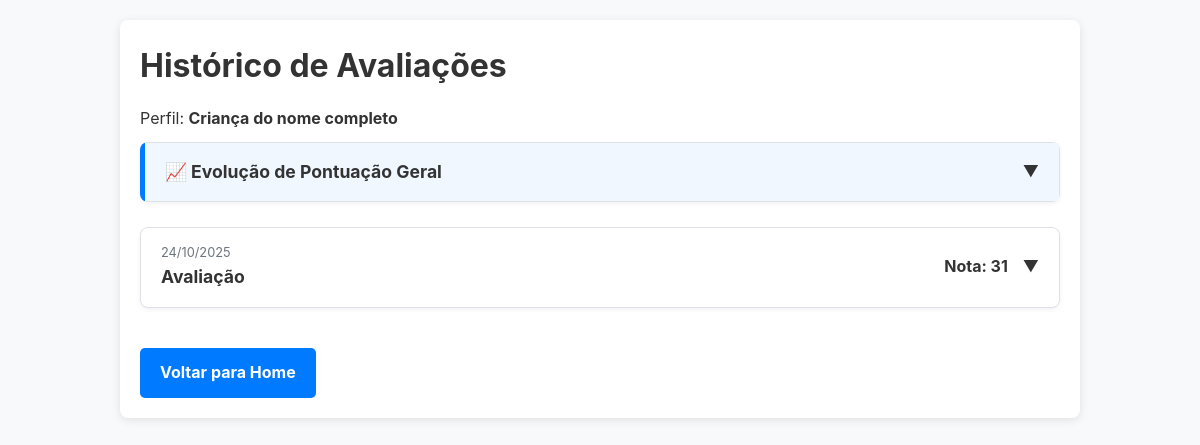
Before: /history/ (signed in) with the older database file.
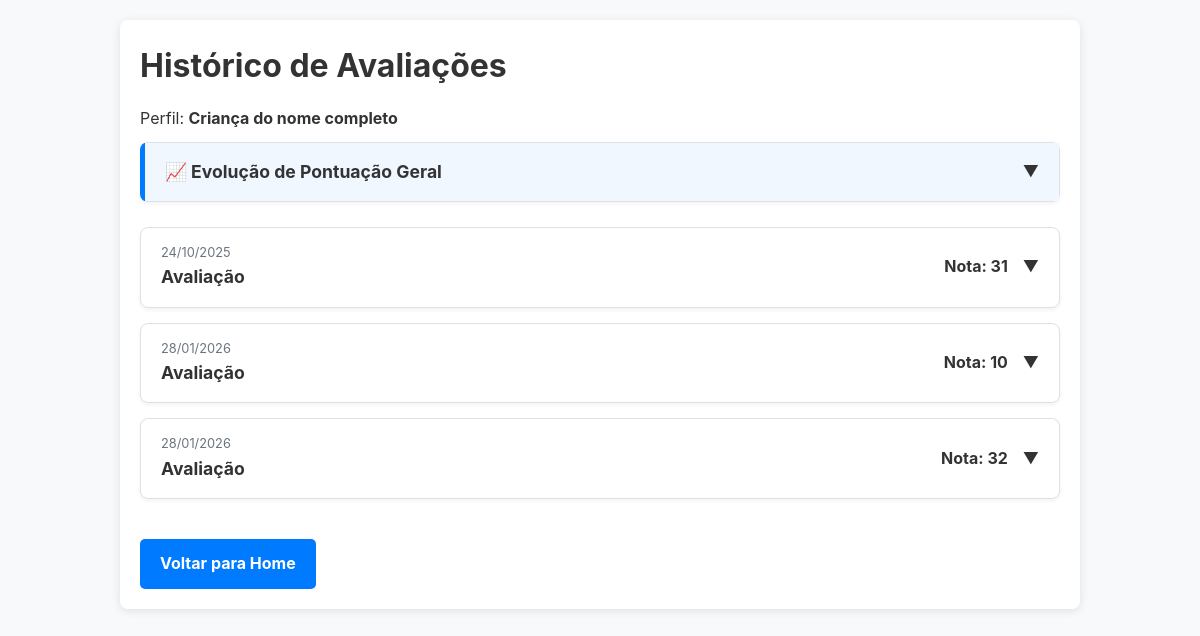
After: the same page with the newer database file.
### core/models.py (models this page shows, shortened)
class Profile(models.Model):
    user = models.ForeignKey(User, on_delete=models.CASCADE, related_name='profiles')
    name = models.CharField(max_length=255, verbose_name="Nome Completo")
    GRAU_AUTISMO_CHOICES = [
        ('1', 'Nível 1 - Leve'),
        ('2', 'Nível 2 - Moderado'),
        ('3', 'Nível 3 - Severo'),
    ]
    data_nascimento = models.DateField(verbose_name="Data de Nascimento")
    grau_autismo = models.CharField(
        max_length=1,
        choices=GRAU_AUTISMO_CHOICES,
        verbose_name="Grau de Autismo"
    )
    tem_laudo = models.BooleanField(default=False, verbose_name="Possui laudo médico?")
    is_active = models.BooleanField(default=True, verbose_name="Está ativo?")
    created_at = models.DateTimeField(auto_now_add=True)
    class Meta:
        unique_together = ('user', 'name')

class AssessmentResult(models.Model):
    profile = models.ForeignKey(Profile, on_delete=models.CASCADE, related_name='assessment_results')
    assessment = models.ForeignKey(Assessment, on_delete=models.PROTECT)
    completed_at = models.DateTimeField(auto_now_add=True)
    def get_total_score(self):
        return sum(result.score for result in self.section_results.all())

class Assessment(models.Model):
    title = models.CharField(max_length=200, verbose_name="Título")
    description = models.TextField(blank=True, null=True, verbose_name="Descrição")

class SectionResult(models.Model):
    assessment_result = models.ForeignKey(AssessmentResult, on_delete=models.CASCADE, related_name='section_results')
    section = models.ForeignKey(Section, on_delete=models.PROTECT)
    score = models.IntegerField(verbose_name="Pontuação")
    def get_tip(self):
        if self.score <= 4:
            return self.section.tip_low
        elif self.score <= 6:
            return self.section.tip_medium
        else:
            return self.section.tip_high

### core/views.py (the view)
    def _wrapped_view(request, *args, **kwargs):
        if 'selected_profile_id' not in request.session:
            return redirect('profile_select')
        return view_func(request, *args, **kwargs)

### core/views.py (called while the page is built)
def profile_required(view_func):
    def _wrapped_view(request, *args, **kwargs):
        if 'selected_profile_id' not in request.session:
            return redirect('profile_select')
        return view_func(request, *args, **kwargs)
    return _wrapped_view

@login_required
@profile_required
def assessment_history(request):
    profile = Profile.objects.get(id=request.session['selected_profile_id'])
    results = profile.assessment_results.prefetch_related('section_results__section').all()
    return render(request, 'core/assessment_history.html', {'results': results, 'profile': profile})

### core/templates/core/assessment_history.html (shortened to what this page needs)
{% extends "core/base.html" %}
{% block content %}
  <h1>Histórico de Avaliações</h1>
  <p>Perfil: <strong>{{ profile.name }}</strong></p>
  {% if results %}
  <details class="assessment-accordion chart-accordion" style="border-left: 5px solid var(--cor-primaria); margin-bottom: 25px;">
      <summary class="assessment-summary" style="background-color: #f0f7ff;">
        <div class="summary-info">
          <span class="summary-title">📈 Evolução de Pontuação Geral</span>
        </div>
        <div class="summary-score">
          <span class="icon">▼</span>
        </div>
      </summary>
  </details>
  {% endif %}
  {% for result in results %}
    <details class="assessment-accordion">
      <summary class="assessment-summary">
        <div class="summary-info">
          <span class="summary-date">{{ result.completed_at|date:"d/m/Y" }}</span>
          <span class="summary-title">{{ result.assessment.title }}</span>
        </div>
        <div class="summary-score">
          <strong>Nota: {{ result.get_total_score }}</strong>
          <span class="icon">▼</span>
        </div>
      </summary>
    </details>
  {% empty %}
    <p>Ainda não há avaliações concluídas.</p>
  {% endfor %}
  <br>
  <a href="{% url 'home' %}" class="button">Voltar para Home</a>
{% endblock %}

### core/templates/core/base.html (shortened to what this page needs)
{% load static %}  <!DOCTYPE html>
<html lang="pt-br">
<head>
    <link rel="stylesheet" href="{% static 'css/style.css' %}">
</head>
<body>
    <main class="container">
        {% block content %}
        {% endblock %}
    </main>
</body>
</html>

### static/css/style.css (style rules this page uses)
:root { --cor-primaria: #007bff; --cor-primaria-hover: #0056b3; --cor-texto: #333; --cor-fundo: #f8f9fa; --cor-branco: #ffffff; --cor-borda: #dee2e6; --cor-perigo: #dc3545; }
* { box-sizing: border-box; margin: 0; padding: 0; }
body { font-family: -apple-system, BlinkMacSystemFont, "Segoe UI", Roboto, "Helvetica Neue", Arial, sans-serif; background-color: var(--cor-fundo); color: var(--cor-texto); line-height: 1.6; }
.container { width: 90%; max-width: 960px; margin: 20px auto; padding: 20px; background-color: var(--cor-branco); border-radius: 8px; box-shadow: 0 2px 10px rgba(0,0,0,0.1); }
h1, h2, h3 { margin-bottom: 15px; color: var(--cor-texto); }
p { margin-bottom: 10px; }
button, a.button { display: inline-block; padding: 12px 20px; border: none; border-radius: 5px; background-color: var(--cor-primaria); color: var(--cor-branco); font-size: 16px; font-weight: bold; text-align: center; text-decoration: none; cursor: pointer; transition: background-color 0.3s ease; }
a { color: var(--cor-primaria); text-decoration: none; }
.assessment-accordion { background-color: var(--cor-branco); border: 1px solid var(--cor-borda); border-radius: 8px; margin-bottom: 15px; box-shadow: 0 2px 4px rgba(0,0,0,0.05); }
.assessment-summary { padding: 15px 20px; list-style: none; cursor: pointer; display: flex; justify-content: space-between; align-items: center; }
.summary-info { display: flex; flex-direction: column; }
.summary-date { font-size: 0.8em; color: #6c757d; }
.summary-title { font-weight: bold; font-size: 1.1em; }
.summary-score { display: flex; align-items: center; gap: 15px; }

Changed rows visible on the page:
added AssessmentResult: completed_at "28/01/2026", assessment "Avaliação", get_total_score "10"
added AssessmentResult: completed_at "28/01/2026", assessment "Avaliação", get_total_score "32"
